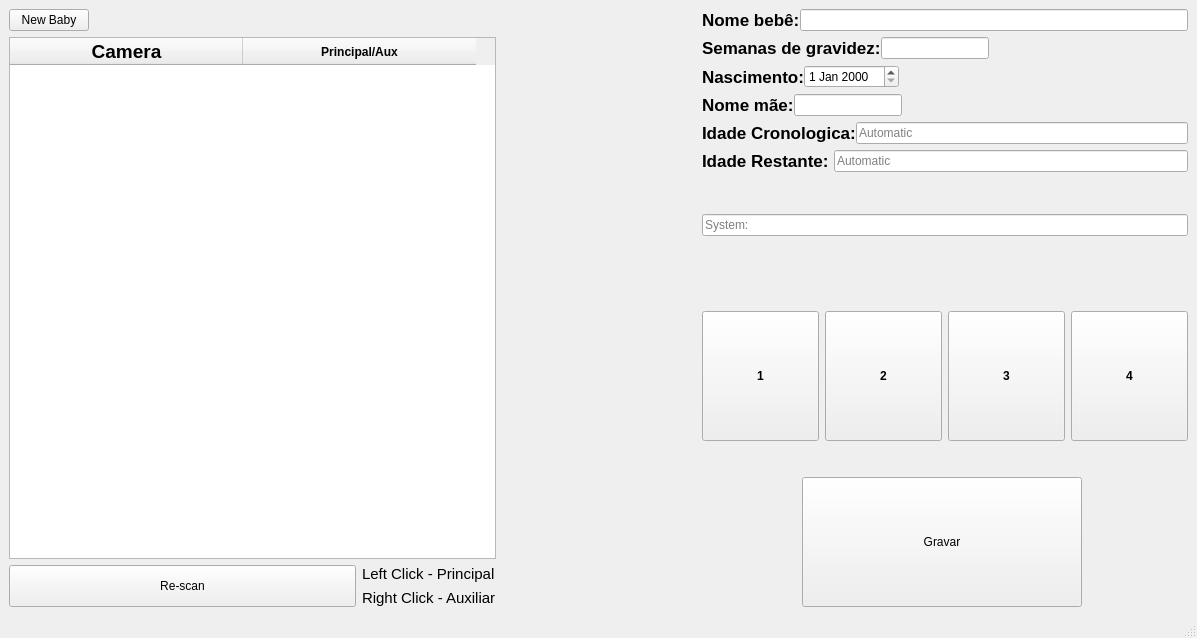
<?xml version="1.0" encoding="UTF-8"?>
<ui version="4.0">
 <class>MainWindow</class>
 <widget class="QMainWindow" name="MainWindow">
  <property name="geometry">
   <rect>
    <x>0</x>
    <y>0</y>
    <width>1197</width>
    <height>638</height>
   </rect>
  </property>
  <property name="windowTitle">
   <string>MainWindow</string>
  </property>
  <widget class="QWidget" name="centralwidget">
   <layout class="QHBoxLayout" name="horizontalLayout_2">
    <item>
     <layout class="QVBoxLayout" name="verticalLayout">
      <item>
       <layout class="QHBoxLayout" name="horizontalLayout">
        <item>
         <widget class="QPushButton" name="Reset_all">
          <property name="text">
           <string>New Baby</string>
          </property>
         </widget>
        </item>
        <item>
         <spacer name="horizontalSpacer_4">
          <property name="orientation">
           <enum>Qt::Horizontal</enum>
          </property>
          <property name="sizeHint" stdset="0">
           <size>
            <width>40</width>
            <height>20</height>
           </size>
          </property>
         </spacer>
        </item>
       </layout>
      </item>
      <item>
       <widget class="QTableWidget" name="TableWidget_Cams">
        <property name="enabled">
         <bool>true</bool>
        </property>
        <property name="baseSize">
         <size>
          <width>0</width>
          <height>0</height>
         </size>
        </property>
        <property name="font">
         <font>
          <italic>false</italic>
          <bold>true</bold>
          <underline>false</underline>
          <strikeout>false</strikeout>
          <stylestrategy>PreferDefault</stylestrategy>
         </font>
        </property>
        <property name="layoutDirection">
         <enum>Qt::LeftToRight</enum>
        </property>
        <property name="autoFillBackground">
         <bool>false</bool>
        </property>
        <property name="styleSheet">
         <string notr="true"/>
        </property>
        <property name="autoScrollMargin">
         <number>16</number>
        </property>
        <property name="editTriggers">
         <set>QAbstractItemView::NoEditTriggers</set>
        </property>
        <property name="showGrid">
         <bool>true</bool>
        </property>
        <property name="sortingEnabled">
         <bool>false</bool>
        </property>
        <property name="rowCount">
         <number>0</number>
        </property>
        <attribute name="horizontalHeaderVisible">
         <bool>true</bool>
        </attribute>
        <attribute name="horizontalHeaderCascadingSectionResizes">
         <bool>false</bool>
        </attribute>
        <attribute name="horizontalHeaderDefaultSectionSize">
         <number>233</number>
        </attribute>
        <attribute name="horizontalHeaderHighlightSections">
         <bool>true</bool>
        </attribute>
        <attribute name="verticalHeaderHighlightSections">
         <bool>true</bool>
        </attribute>
        <attribute name="verticalHeaderShowSortIndicator" stdset="0">
         <bool>false</bool>
        </attribute>
        <attribute name="verticalHeaderStretchLastSection">
         <bool>false</bool>
        </attribute>
        <column>
         <property name="text">
          <string>Camera</string>
         </property>
         <property name="font">
          <font>
           <pointsize>14</pointsize>
          </font>
         </property>
        </column>
        <column>
         <property name="text">
          <string>Principal/Aux</string>
         </property>
        </column>
       </widget>
      </item>
      <item>
       <layout class="QGridLayout" name="gridLayout">
        <item row="1" column="1">
         <widget class="QLabel" name="label_2">
          <property name="font">
           <font>
            <pointsize>11</pointsize>
           </font>
          </property>
          <property name="text">
           <string>Right Click - Auxiliar</string>
          </property>
         </widget>
        </item>
        <item row="0" column="1">
         <widget class="QLabel" name="label">
          <property name="font">
           <font>
            <pointsize>11</pointsize>
           </font>
          </property>
          <property name="text">
           <string>Left Click - Principal</string>
          </property>
         </widget>
        </item>
        <item row="0" column="0" rowspan="2">
         <widget class="QPushButton" name="button_rescan">
          <property name="sizePolicy">
           <sizepolicy hsizetype="Expanding" vsizetype="Expanding">
            <horstretch>0</horstretch>
            <verstretch>0</verstretch>
           </sizepolicy>
          </property>
          <property name="text">
           <string>Re-scan</string>
          </property>
         </widget>
        </item>
       </layout>
      </item>
     </layout>
    </item>
    <item>
     <spacer name="horizontalSpacer_3">
      <property name="orientation">
       <enum>Qt::Horizontal</enum>
      </property>
      <property name="sizeType">
       <enum>QSizePolicy::Fixed</enum>
      </property>
      <property name="sizeHint" stdset="0">
       <size>
        <width>200</width>
        <height>20</height>
       </size>
      </property>
     </spacer>
    </item>
    <item>
     <layout class="QVBoxLayout" name="verticalLayout_3">
      <item>
       <layout class="QFormLayout" name="formLayout">
        <property name="sizeConstraint">
         <enum>QLayout::SetDefaultConstraint</enum>
        </property>
        <property name="fieldGrowthPolicy">
         <enum>QFormLayout::FieldsStayAtSizeHint</enum>
        </property>
        <property name="rowWrapPolicy">
         <enum>QFormLayout::WrapAllRows</enum>
        </property>
        <property name="labelAlignment">
         <set>Qt::AlignCenter</set>
        </property>
        <property name="formAlignment">
         <set>Qt::AlignHCenter|Qt::AlignTop</set>
        </property>
        <property name="horizontalSpacing">
         <number>0</number>
        </property>
        <item row="0" column="0" colspan="2">
         <layout class="QHBoxLayout" name="a_Babyname">
          <item>
           <widget class="QLabel" name="label_3">
            <property name="font">
             <font>
              <pointsize>13</pointsize>
              <bold>true</bold>
             </font>
            </property>
            <property name="text">
             <string>Nome bebê:</string>
            </property>
           </widget>
          </item>
          <item>
           <widget class="QLineEdit" name="babyName">
            <property name="clearButtonEnabled">
             <bool>false</bool>
            </property>
           </widget>
          </item>
         </layout>
        </item>
        <item row="3" column="0">
         <layout class="QHBoxLayout" name="d_birth">
          <item>
           <widget class="QLabel" name="label_6">
            <property name="font">
             <font>
              <pointsize>13</pointsize>
              <bold>true</bold>
             </font>
            </property>
            <property name="text">
             <string>Nascimento:</string>
            </property>
           </widget>
          </item>
          <item>
           <widget class="QDateEdit" name="dateEdit">
            <property name="enabled">
             <bool>true</bool>
            </property>
            <property name="sizePolicy">
             <sizepolicy hsizetype="Expanding" vsizetype="Fixed">
              <horstretch>0</horstretch>
              <verstretch>0</verstretch>
             </sizepolicy>
            </property>
            <property name="minimumSize">
             <size>
              <width>0</width>
              <height>0</height>
             </size>
            </property>
           </widget>
          </item>
         </layout>
        </item>
        <item row="5" column="0">
         <layout class="QHBoxLayout" name="c_momName">
          <item>
           <widget class="QLabel" name="label_5">
            <property name="font">
             <font>
              <pointsize>13</pointsize>
              <bold>true</bold>
             </font>
            </property>
            <property name="text">
             <string>Nome mãe:</string>
            </property>
           </widget>
          </item>
          <item>
           <widget class="QLineEdit" name="momName">
            <property name="sizePolicy">
             <sizepolicy hsizetype="Expanding" vsizetype="Expanding">
              <horstretch>0</horstretch>
              <verstretch>0</verstretch>
             </sizepolicy>
            </property>
           </widget>
          </item>
         </layout>
        </item>
        <item row="6" column="0" colspan="2">
         <layout class="QHBoxLayout" name="b_CronAge">
          <item>
           <widget class="QLabel" name="label_4">
            <property name="font">
             <font>
              <pointsize>13</pointsize>
              <bold>true</bold>
             </font>
            </property>
            <property name="text">
             <string>Idade Cronologica:</string>
            </property>
           </widget>
          </item>
          <item>
           <widget class="QLineEdit" name="cronologicAge">
            <property name="cursor">
             <cursorShape>ArrowCursor</cursorShape>
            </property>
            <property name="alignment">
             <set>Qt::AlignLeading|Qt::AlignLeft|Qt::AlignVCenter</set>
            </property>
            <property name="readOnly">
             <bool>true</bool>
            </property>
            <property name="placeholderText">
             <string>Automatic</string>
            </property>
           </widget>
          </item>
         </layout>
        </item>
        <item row="7" column="0" colspan="2">
         <layout class="QHBoxLayout" name="e_CorrectAge">
          <item>
           <widget class="QLabel" name="label_7">
            <property name="font">
             <font>
              <pointsize>13</pointsize>
              <bold>true</bold>
             </font>
            </property>
            <property name="text">
             <string>Idade Restante: </string>
            </property>
           </widget>
          </item>
          <item>
           <widget class="QLineEdit" name="correctAge">
            <property name="sizePolicy">
             <sizepolicy hsizetype="Expanding" vsizetype="Expanding">
              <horstretch>0</horstretch>
              <verstretch>0</verstretch>
             </sizepolicy>
            </property>
            <property name="minimumSize">
             <size>
              <width>0</width>
              <height>0</height>
             </size>
            </property>
            <property name="cursor">
             <cursorShape>ArrowCursor</cursorShape>
            </property>
            <property name="readOnly">
             <bool>true</bool>
            </property>
            <property name="placeholderText">
             <string>Automatic</string>
            </property>
           </widget>
          </item>
         </layout>
        </item>
        <item row="9" column="0">
         <spacer name="verticalSpacer_2">
          <property name="orientation">
           <enum>Qt::Vertical</enum>
          </property>
          <property name="sizeType">
           <enum>QSizePolicy::Fixed</enum>
          </property>
          <property name="sizeHint" stdset="0">
           <size>
            <width>20</width>
            <height>30</height>
           </size>
          </property>
         </spacer>
        </item>
        <item row="10" column="0" colspan="2">
         <widget class="QLineEdit" name="command">
          <property name="sizePolicy">
           <sizepolicy hsizetype="Preferred" vsizetype="Preferred">
            <horstretch>0</horstretch>
            <verstretch>0</verstretch>
           </sizepolicy>
          </property>
          <property name="minimumSize">
           <size>
            <width>0</width>
            <height>0</height>
           </size>
          </property>
          <property name="cursor">
           <cursorShape>ArrowCursor</cursorShape>
          </property>
          <property name="text">
           <string/>
          </property>
          <property name="readOnly">
           <bool>true</bool>
          </property>
          <property name="placeholderText">
           <string>System:</string>
          </property>
         </widget>
        </item>
        <item row="2" column="0">
         <layout class="QHBoxLayout" name="e_Gestacional">
          <item>
           <widget class="QLabel" name="label_8">
            <property name="font">
             <font>
              <pointsize>13</pointsize>
              <bold>true</bold>
             </font>
            </property>
            <property name="text">
             <string>Semanas de gravidez:</string>
            </property>
           </widget>
          </item>
          <item>
           <widget class="QLineEdit" name="lineEdit"/>
          </item>
         </layout>
        </item>
       </layout>
      </item>
      <item>
       <layout class="QVBoxLayout" name="verticalLayout_2">
        <item>
         <layout class="QGridLayout" name="buttons">
          <item row="2" column="0">
           <layout class="QHBoxLayout" name="layoutGravar">
            <item>
             <spacer name="horizontalSpacer">
              <property name="orientation">
               <enum>Qt::Horizontal</enum>
              </property>
              <property name="sizeType">
               <enum>QSizePolicy::Fixed</enum>
              </property>
              <property name="sizeHint" stdset="0">
               <size>
                <width>100</width>
                <height>20</height>
               </size>
              </property>
             </spacer>
            </item>
            <item>
             <widget class="QPushButton" name="record_stop">
              <property name="sizePolicy">
               <sizepolicy hsizetype="Expanding" vsizetype="Expanding">
                <horstretch>0</horstretch>
                <verstretch>0</verstretch>
               </sizepolicy>
              </property>
              <property name="text">
               <string>Gravar</string>
              </property>
             </widget>
            </item>
            <item>
             <spacer name="horizontalSpacer_2">
              <property name="orientation">
               <enum>Qt::Horizontal</enum>
              </property>
              <property name="sizeType">
               <enum>QSizePolicy::Fixed</enum>
              </property>
              <property name="sizeHint" stdset="0">
               <size>
                <width>0</width>
                <height>20</height>
               </size>
              </property>
             </spacer>
            </item>
            <item>
             <widget class="QLabel" name="loading">
              <property name="enabled">
               <bool>true</bool>
              </property>
              <property name="sizePolicy">
               <sizepolicy hsizetype="Minimum" vsizetype="Minimum">
                <horstretch>0</horstretch>
                <verstretch>0</verstretch>
               </sizepolicy>
              </property>
              <property name="minimumSize">
               <size>
                <width>100</width>
                <height>20</height>
               </size>
              </property>
              <property name="text">
               <string/>
              </property>
             </widget>
            </item>
           </layout>
          </item>
          <item row="0" column="0">
           <layout class="QHBoxLayout" name="test_horizontal">
            <item>
             <widget class="QPushButton" name="test_1">
              <property name="sizePolicy">
               <sizepolicy hsizetype="Expanding" vsizetype="Expanding">
                <horstretch>0</horstretch>
                <verstretch>0</verstretch>
               </sizepolicy>
              </property>
              <property name="font">
               <font>
                <bold>true</bold>
               </font>
              </property>
              <property name="text">
               <string>1</string>
              </property>
             </widget>
            </item>
            <item>
             <widget class="QPushButton" name="test_2">
              <property name="sizePolicy">
               <sizepolicy hsizetype="Expanding" vsizetype="Expanding">
                <horstretch>0</horstretch>
                <verstretch>0</verstretch>
               </sizepolicy>
              </property>
              <property name="font">
               <font>
                <bold>true</bold>
               </font>
              </property>
              <property name="text">
               <string>2</string>
              </property>
             </widget>
            </item>
            <item>
             <widget class="QPushButton" name="test_3">
              <property name="sizePolicy">
               <sizepolicy hsizetype="Expanding" vsizetype="Expanding">
                <horstretch>0</horstretch>
                <verstretch>0</verstretch>
               </sizepolicy>
              </property>
              <property name="font">
               <font>
                <bold>true</bold>
               </font>
              </property>
              <property name="text">
               <string>3</string>
              </property>
             </widget>
            </item>
            <item>
             <widget class="QPushButton" name="test_4">
              <property name="sizePolicy">
               <sizepolicy hsizetype="Expanding" vsizetype="Expanding">
                <horstretch>0</horstretch>
                <verstretch>0</verstretch>
               </sizepolicy>
              </property>
              <property name="font">
               <font>
                <bold>true</bold>
               </font>
              </property>
              <property name="text">
               <string>4</string>
              </property>
             </widget>
            </item>
           </layout>
          </item>
          <item row="1" column="0">
           <spacer name="verticalSpacer">
            <property name="orientation">
             <enum>Qt::Vertical</enum>
            </property>
            <property name="sizeType">
             <enum>QSizePolicy::Fixed</enum>
            </property>
            <property name="sizeHint" stdset="0">
             <size>
              <width>40</width>
              <height>30</height>
             </size>
            </property>
           </spacer>
          </item>
         </layout>
        </item>
       </layout>
      </item>
     </layout>
    </item>
   </layout>
  </widget>
  <widget class="QMenuBar" name="menubar">
   <property name="geometry">
    <rect>
     <x>0</x>
     <y>0</y>
     <width>1197</width>
     <height>28</height>
    </rect>
   </property>
  </widget>
  <widget class="QStatusBar" name="statusbar"/>
 </widget>
 <tabstops>
  <tabstop>babyName</tabstop>
  <tabstop>lineEdit</tabstop>
  <tabstop>dateEdit</tabstop>
  <tabstop>momName</tabstop>
  <tabstop>test_1</tabstop>
  <tabstop>test_2</tabstop>
  <tabstop>test_3</tabstop>
  <tabstop>test_4</tabstop>
  <tabstop>record_stop</tabstop>
  <tabstop>Reset_all</tabstop>
  <tabstop>TableWidget_Cams</tabstop>
  <tabstop>button_rescan</tabstop>
  <tabstop>cronologicAge</tabstop>
  <tabstop>correctAge</tabstop>
  <tabstop>command</tabstop>
 </tabstops>
 <resources/>
 <connections>
  <connection>
   <sender>record_stop</sender>
   <signal>clicked()</signal>
   <receiver>loading</receiver>
   <slot>show()</slot>
   <hints>
    <hint type="sourcelabel">
     <x>1027</x>
     <y>565</y>
    </hint>
    <hint type="destinationlabel">
     <x>1110</x>
     <y>559</y>
    </hint>
   </hints>
  </connection>
 </connections>
</ui>
